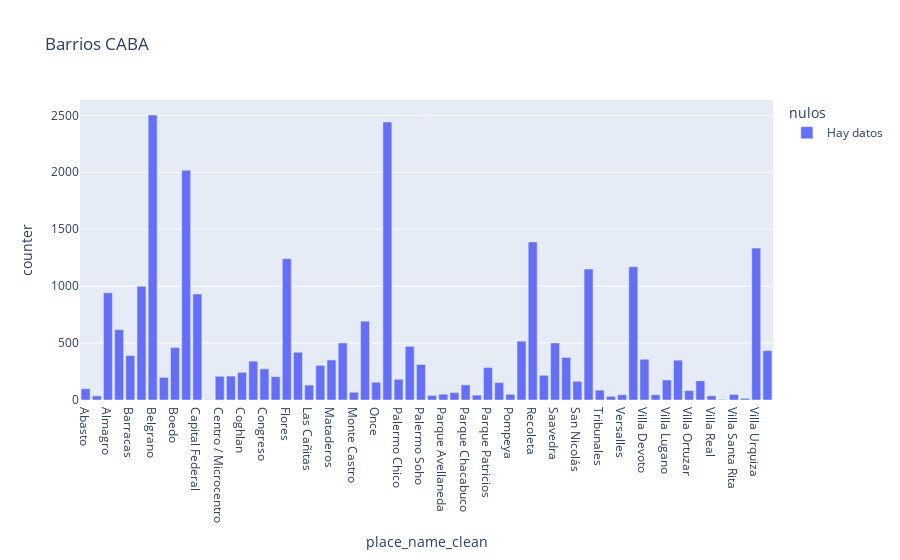

The cell this chart's notebook holds for it:
### Code cell
caba_barrios_grupo = caba.groupby(by=['state_name','place_name_clean','nulos'],as_index=False)['counter'].sum()
caba_barrios_grupo['nulos'] = caba_barrios_grupo['nulos'].astype(str)
caba_barrios_grupo['nulos'] = caba_barrios_grupo.nulos.str.replace('False','Hay datos')
caba_barrios_grupo['nulos'] = caba_barrios_grupo.nulos.str.replace('True','No hay datos')
fig = px.bar(caba_barrios_grupo, x="place_name_clean", y="counter",
             color='nulos', barmode='group',
             height=400, title="Barrios CABA")
fig.show()

### Figure 1 — Plotly figure (JSON) as saved in the notebook; plotly's stock layout.template omitted (floating-point values rounded to 4 significant figures)
{"data": [{"alignmentgroup": "True", "hovertemplate": "nulos=Hay datos<br>place_name_clean=%{x}<br>counter=%{y}<extra></extra>", "legendgroup": "Hay datos", "marker": {"color": "#636efa"}, "name": "Hay datos", "offsetgroup": "Hay datos", "orientation": "v", "showlegend": true, "textposition": "auto", "type": "bar", "x": ["Abasto", "Agronomía", "Almagro", "Balvanera", "Barracas", "Barrio Norte", "Belgrano", "Boca", "Boedo", "Caballito", "Capital Federal", "Catalinas", "Centro / Microcentro", "Chacarita", "Coghlan", "Colegiales", "Congreso", "Constitución", "Flores", "Floresta", "Las Cañitas", "Liniers", "Mataderos", "Monserrat", "Monte Castro", "Nuñez", "Once", "Palermo", "Palermo Chico", "Palermo Hollywood", "Palermo Soho", "Palermo Viejo", "Parque Avellaneda", "Parque Centenario", "Parque Chacabuco", "Parque Chas", "Parque Patricios", "Paternal", "Pompeya", "Puerto Madero", "Recoleta", "Retiro", "Saavedra", "San Cristobal", "San Nicolás", "San Telmo", "Tribunales", "Velez Sarsfield", "Versalles", "Villa Crespo", "Villa Devoto", "Villa General Mitre", "Villa Lugano", "Villa Luro", "Villa Ortuzar", "Villa Pueyrredón", "Villa Real", "Villa Riachuelo", "Villa Santa Rita", "Villa Soldati", "Villa Urquiza", "Villa del Parque"], "xaxis": "x", "y": [99, 36, 941, 618, 391, 999, 2503, 199, 461, 2017, 931, 2, 208, 210, 243, 341, 274, 205, 1241, 419, 131, 304, 352, 501, 68, 692, 156, 2442, 182, 471, 312, 40, 51, 65, 133, 43, 285, 153, 50, 517, 1388, 217, 501, 374, 164, 1150, 87, 32, 46, 1170, 358, 46, 176, 350, 83, 168, 37, 5, 49, 15, 1334, 434], "yaxis": "y"}], "layout": {"autosize": true, "barmode": "group", "legend": {"title": {"text": "nulos"}, "tracegroupgap": 0}, "title": {"text": "Barrios CABA"}, "xaxis": {"anchor": "y", "autorange": true, "domain": [0, 1], "range": [-0.5, 61.5], "title": {"text": "place_name_clean"}, "type": "category"}, "yaxis": {"anchor": "x", "autorange": true, "domain": [0, 1], "range": [0, 2635.0], "title": {"text": "counter"}, "type": "linear"}}}
